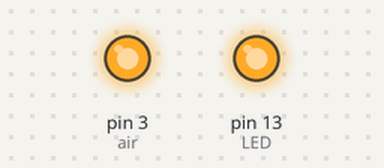
Bench run of a sketch on a simulated Arduino Uno, built with avr-gcc and run on an emulated ATmega328P. Shown: output pins drawn as LEDs (lit = HIGH).

Above: at 5.0 s.
At 11.5 s:
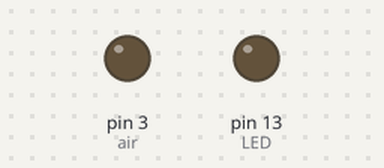
Timing chart, 0 to 16.9 s (numbered marks = the images above):
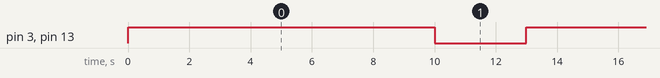

Measured:
- by itself, pin 3 (air), pin 13 (LED): alternates HIGH for 10.0 s and LOW for 3.0 s

The sketch:

AirPump12V_InflateOnly.ino
```cpp
int air = 3;
int LED = 13;

void setup() {
  Serial.begin(9600);
  pinMode(air, OUTPUT);
  pinMode(LED, OUTPUT);

  digitalWrite(air, LOW);
  digitalWrite(LED, LOW);
}

void loop() {
  //turn on
  digitalWrite(air, HIGH);
  digitalWrite(LED, HIGH);
  delay(10000);

  //turn off
  digitalWrite(air, LOW);
  digitalWrite(LED, LOW);
  delay(3000);

}
```
